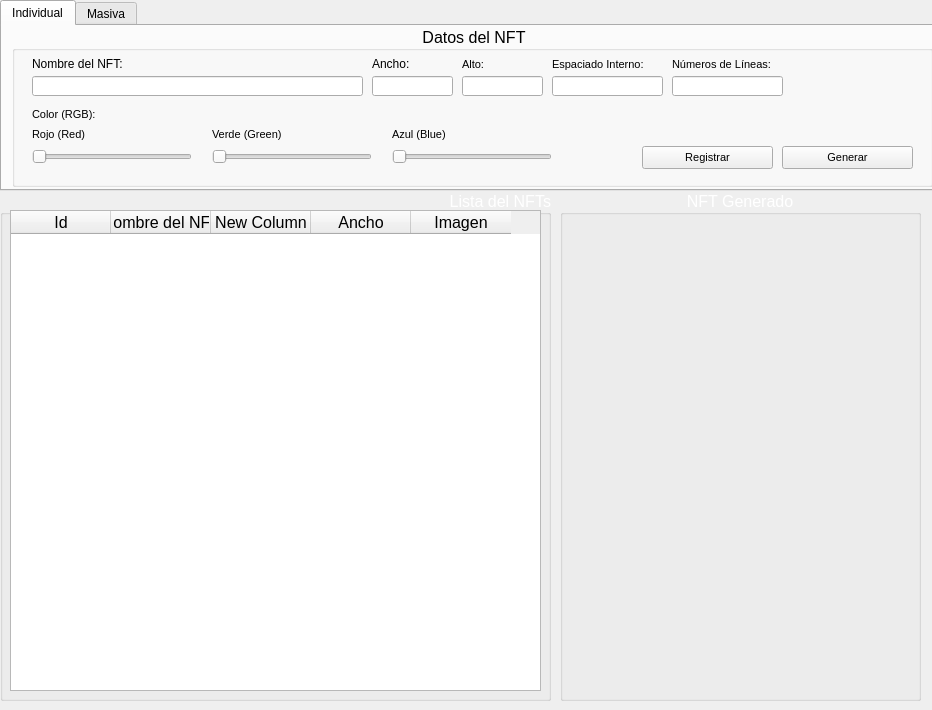
<?xml version="1.0" encoding="UTF-8"?>
<ui version="4.0">
    <class>MainGeneradorNFT</class>
    <widget class="QMainWindow" name="MainGeneradorNFT">
        <property name="geometry">
            <rect>
                <x>0</x>
                <y>0</y>
                <width>932</width>
                <height>710</height>
            </rect>
        </property>
        <property name="windowTitle">
            <string>MainWindow</string>
        </property>
        <widget class="QWidget" name="centralwidget">
            <widget class="QLabel" name="label">
                <property name="geometry">
                    <rect>
                        <x>0</x>
                        <y>0</y>
                        <width>1461</width>
                        <height>711</height>
                    </rect>
                </property>
                <property name="styleSheet">
                    <string notr="true">background-image: url(:/images/background-image-nft.jpg);</string>
                </property>
                <property name="text">
                    <string/>
                </property>
            </widget>
            <widget class="QGroupBox" name="grpDatos_2">
                <property name="geometry">
                    <rect>
                        <x>0</x>
                        <y>190</y>
                        <width>551</width>
                        <height>511</height>
                    </rect>
                </property>
                <property name="palette">
                    <palette>
                        <active>
                            <colorrole role="WindowText">
                                <brush brushstyle="SolidPattern">
                                    <color alpha="255">
                                        <red>255</red>
                                        <green>255</green>
                                        <blue>255</blue>
                                    </color>
                                </brush>
                            </colorrole>
                        </active>
                        <inactive>
                            <colorrole role="WindowText">
                                <brush brushstyle="SolidPattern">
                                    <color alpha="255">
                                        <red>255</red>
                                        <green>255</green>
                                        <blue>255</blue>
                                    </color>
                                </brush>
                            </colorrole>
                        </inactive>
                        <disabled>
                            <colorrole role="WindowText">
                                <brush brushstyle="SolidPattern">
                                    <color alpha="255">
                                        <red>120</red>
                                        <green>120</green>
                                        <blue>120</blue>
                                    </color>
                                </brush>
                            </colorrole>
                        </disabled>
                    </palette>
                </property>
                <property name="font">
                    <font>
                        <pointsize>12</pointsize>
                    </font>
                </property>
                <property name="title">
                    <string>Lista del NFTs</string>
                </property>
                <property name="alignment">
                    <set>Qt::AlignRight|Qt::AlignTrailing|Qt::AlignVCenter</set>
                </property>
                <widget class="QTableWidget" name="tblNFT">
                    <property name="geometry">
                        <rect>
                            <x>10</x>
                            <y>20</y>
                            <width>531</width>
                            <height>481</height>
                        </rect>
                    </property>
                    <column>
                        <property name="text">
                            <string>Id</string>
                        </property>
                    </column>
                    <column>
                        <property name="text">
                            <string>Nombre del NFT</string>
                        </property>
                    </column>
                    <column>
                        <property name="text">
                            <string>New Column</string>
                        </property>
                    </column>
                    <column>
                        <property name="text">
                            <string>Ancho</string>
                        </property>
                    </column>
                    <column>
                        <property name="text">
                            <string>Imagen</string>
                        </property>
                    </column>
                </widget>
            </widget>
            <widget class="QGroupBox" name="grpDatos_3">
                <property name="geometry">
                    <rect>
                        <x>560</x>
                        <y>190</y>
                        <width>361</width>
                        <height>511</height>
                    </rect>
                </property>
                <property name="palette">
                    <palette>
                        <active>
                            <colorrole role="WindowText">
                                <brush brushstyle="SolidPattern">
                                    <color alpha="255">
                                        <red>255</red>
                                        <green>255</green>
                                        <blue>255</blue>
                                    </color>
                                </brush>
                            </colorrole>
                        </active>
                        <inactive>
                            <colorrole role="WindowText">
                                <brush brushstyle="SolidPattern">
                                    <color alpha="255">
                                        <red>255</red>
                                        <green>255</green>
                                        <blue>255</blue>
                                    </color>
                                </brush>
                            </colorrole>
                        </inactive>
                        <disabled>
                            <colorrole role="WindowText">
                                <brush brushstyle="SolidPattern">
                                    <color alpha="255">
                                        <red>120</red>
                                        <green>120</green>
                                        <blue>120</blue>
                                    </color>
                                </brush>
                            </colorrole>
                        </disabled>
                    </palette>
                </property>
                <property name="font">
                    <font>
                        <pointsize>12</pointsize>
                    </font>
                </property>
                <property name="styleSheet">
                    <string notr="true"/>
                </property>
                <property name="title">
                    <string>NFT Generado</string>
                </property>
                <property name="alignment">
                    <set>Qt::AlignCenter</set>
                </property>
                <widget class="QLabel" name="lblImage">
                    <property name="geometry">
                        <rect>
                            <x>10</x>
                            <y>20</y>
                            <width>341</width>
                            <height>481</height>
                        </rect>
                    </property>
                    <property name="text">
                        <string/>
                    </property>
                </widget>
            </widget>
            <widget class="QTabWidget" name="tabWidget">
                <property name="geometry">
                    <rect>
                        <x>0</x>
                        <y>0</y>
                        <width>941</width>
                        <height>191</height>
                    </rect>
                </property>
                <property name="contextMenuPolicy">
                    <enum>Qt::DefaultContextMenu</enum>
                </property>
                <property name="currentIndex">
                    <number>0</number>
                </property>
                <widget class="QWidget" name="tab">
                    <attribute name="title">
                        <string>Individual</string>
                    </attribute>
                    <widget class="QGroupBox" name="grpDatos">
                        <property name="geometry">
                            <rect>
                                <x>10</x>
                                <y>0</y>
                                <width>921</width>
                                <height>161</height>
                            </rect>
                        </property>
                        <property name="palette">
                            <palette>
                                <active>
                                    <colorrole role="WindowText">
                                        <brush brushstyle="SolidPattern">
                                            <color alpha="255">
                                                <red>0</red>
                                                <green>0</green>
                                                <blue>0</blue>
                                            </color>
                                        </brush>
                                    </colorrole>
                                    <colorrole role="Text">
                                        <brush brushstyle="SolidPattern">
                                            <color alpha="255">
                                                <red>0</red>
                                                <green>0</green>
                                                <blue>0</blue>
                                            </color>
                                        </brush>
                                    </colorrole>
                                    <colorrole role="ButtonText">
                                        <brush brushstyle="SolidPattern">
                                            <color alpha="255">
                                                <red>0</red>
                                                <green>0</green>
                                                <blue>0</blue>
                                            </color>
                                        </brush>
                                    </colorrole>
                                </active>
                                <inactive>
                                    <colorrole role="WindowText">
                                        <brush brushstyle="SolidPattern">
                                            <color alpha="255">
                                                <red>0</red>
                                                <green>0</green>
                                                <blue>0</blue>
                                            </color>
                                        </brush>
                                    </colorrole>
                                    <colorrole role="Text">
                                        <brush brushstyle="SolidPattern">
                                            <color alpha="255">
                                                <red>0</red>
                                                <green>0</green>
                                                <blue>0</blue>
                                            </color>
                                        </brush>
                                    </colorrole>
                                    <colorrole role="ButtonText">
                                        <brush brushstyle="SolidPattern">
                                            <color alpha="255">
                                                <red>0</red>
                                                <green>0</green>
                                                <blue>0</blue>
                                            </color>
                                        </brush>
                                    </colorrole>
                                </inactive>
                                <disabled>
                                    <colorrole role="WindowText">
                                        <brush brushstyle="SolidPattern">
                                            <color alpha="255">
                                                <red>0</red>
                                                <green>0</green>
                                                <blue>0</blue>
                                            </color>
                                        </brush>
                                    </colorrole>
                                    <colorrole role="Text">
                                        <brush brushstyle="SolidPattern">
                                            <color alpha="255">
                                                <red>0</red>
                                                <green>0</green>
                                                <blue>0</blue>
                                            </color>
                                        </brush>
                                    </colorrole>
                                    <colorrole role="ButtonText">
                                        <brush brushstyle="SolidPattern">
                                            <color alpha="255">
                                                <red>0</red>
                                                <green>0</green>
                                                <blue>0</blue>
                                            </color>
                                        </brush>
                                    </colorrole>
                                </disabled>
                            </palette>
                        </property>
                        <property name="font">
                            <font>
                                <pointsize>12</pointsize>
                            </font>
                        </property>
                        <property name="styleSheet">
                            <string notr="true">color: rgb(0, 0, 0);</string>
                        </property>
                        <property name="title">
                            <string>Datos del NFT</string>
                        </property>
                        <property name="alignment">
                            <set>Qt::AlignCenter</set>
                        </property>
                        <widget class="QLabel" name="label_3">
                            <property name="geometry">
                                <rect>
                                    <x>360</x>
                                    <y>30</y>
                                    <width>81</width>
                                    <height>16</height>
                                </rect>
                            </property>
                            <property name="text">
                                <string>Ancho:</string>
                            </property>
                        </widget>
                        <widget class="QLabel" name="label_5">
                            <property name="geometry">
                                <rect>
                                    <x>20</x>
                                    <y>30</y>
                                    <width>151</width>
                                    <height>16</height>
                                </rect>
                            </property>
                            <property name="text">
                                <string>Nombre del NFT:</string>
                            </property>
                        </widget>
                        <widget class="QLineEdit" name="txtNombreNFT">
                            <property name="geometry">
                                <rect>
                                    <x>20</x>
                                    <y>50</y>
                                    <width>331</width>
                                    <height>20</height>
                                </rect>
                            </property>
                        </widget>
                        <widget class="QLineEdit" name="txtAncho">
                            <property name="geometry">
                                <rect>
                                    <x>360</x>
                                    <y>50</y>
                                    <width>81</width>
                                    <height>20</height>
                                </rect>
                            </property>
                        </widget>
                        <widget class="QLineEdit" name="txtAlto">
                            <property name="geometry">
                                <rect>
                                    <x>450</x>
                                    <y>50</y>
                                    <width>81</width>
                                    <height>20</height>
                                </rect>
                            </property>
                        </widget>
                        <widget class="QLabel" name="label_6">
                            <property name="geometry">
                                <rect>
                                    <x>450</x>
                                    <y>30</y>
                                    <width>81</width>
                                    <height>16</height>
                                </rect>
                            </property>
                            <property name="font">
                                <font>
                                    <pointsize>8</pointsize>
                                </font>
                            </property>
                            <property name="text">
                                <string>Alto:</string>
                            </property>
                        </widget>
                        <widget class="QLabel" name="label_7">
                            <property name="geometry">
                                <rect>
                                    <x>540</x>
                                    <y>30</y>
                                    <width>101</width>
                                    <height>16</height>
                                </rect>
                            </property>
                            <property name="font">
                                <font>
                                    <pointsize>8</pointsize>
                                </font>
                            </property>
                            <property name="text">
                                <string>Espaciado Interno:</string>
                            </property>
                        </widget>
                        <widget class="QLineEdit" name="txtEspaciadoInterno">
                            <property name="geometry">
                                <rect>
                                    <x>540</x>
                                    <y>50</y>
                                    <width>111</width>
                                    <height>20</height>
                                </rect>
                            </property>
                        </widget>
                        <widget class="QLabel" name="label_8">
                            <property name="geometry">
                                <rect>
                                    <x>660</x>
                                    <y>30</y>
                                    <width>101</width>
                                    <height>16</height>
                                </rect>
                            </property>
                            <property name="font">
                                <font>
                                    <pointsize>8</pointsize>
                                </font>
                            </property>
                            <property name="text">
                                <string>Números de Líneas:</string>
                            </property>
                        </widget>
                        <widget class="QLineEdit" name="txtNumeroLineas">
                            <property name="geometry">
                                <rect>
                                    <x>660</x>
                                    <y>50</y>
                                    <width>111</width>
                                    <height>20</height>
                                </rect>
                            </property>
                        </widget>
                        <widget class="QSlider" name="sldRed">
                            <property name="geometry">
                                <rect>
                                    <x>20</x>
                                    <y>120</y>
                                    <width>160</width>
                                    <height>22</height>
                                </rect>
                            </property>
                            <property name="maximum">
                                <number>255</number>
                            </property>
                            <property name="orientation">
                                <enum>Qt::Horizontal</enum>
                            </property>
                        </widget>
                        <widget class="QLabel" name="label_9">
                            <property name="geometry">
                                <rect>
                                    <x>20</x>
                                    <y>80</y>
                                    <width>151</width>
                                    <height>16</height>
                                </rect>
                            </property>
                            <property name="font">
                                <font>
                                    <pointsize>8</pointsize>
                                </font>
                            </property>
                            <property name="text">
                                <string>Color (RGB):</string>
                            </property>
                        </widget>
                        <widget class="QLabel" name="label_10">
                            <property name="geometry">
                                <rect>
                                    <x>20</x>
                                    <y>100</y>
                                    <width>161</width>
                                    <height>16</height>
                                </rect>
                            </property>
                            <property name="font">
                                <font>
                                    <pointsize>8</pointsize>
                                </font>
                            </property>
                            <property name="text">
                                <string>Rojo (Red)</string>
                            </property>
                        </widget>
                        <widget class="QLabel" name="label_11">
                            <property name="geometry">
                                <rect>
                                    <x>200</x>
                                    <y>100</y>
                                    <width>161</width>
                                    <height>16</height>
                                </rect>
                            </property>
                            <property name="font">
                                <font>
                                    <pointsize>8</pointsize>
                                </font>
                            </property>
                            <property name="text">
                                <string>Verde (Green)</string>
                            </property>
                        </widget>
                        <widget class="QSlider" name="sldGreen">
                            <property name="geometry">
                                <rect>
                                    <x>200</x>
                                    <y>120</y>
                                    <width>160</width>
                                    <height>22</height>
                                </rect>
                            </property>
                            <property name="maximum">
                                <number>255</number>
                            </property>
                            <property name="orientation">
                                <enum>Qt::Horizontal</enum>
                            </property>
                        </widget>
                        <widget class="QLabel" name="label_12">
                            <property name="geometry">
                                <rect>
                                    <x>380</x>
                                    <y>100</y>
                                    <width>161</width>
                                    <height>16</height>
                                </rect>
                            </property>
                            <property name="font">
                                <font>
                                    <pointsize>8</pointsize>
                                </font>
                            </property>
                            <property name="text">
                                <string>Azul (Blue)</string>
                            </property>
                        </widget>
                        <widget class="QSlider" name="sldBlue">
                            <property name="geometry">
                                <rect>
                                    <x>380</x>
                                    <y>120</y>
                                    <width>160</width>
                                    <height>22</height>
                                </rect>
                            </property>
                            <property name="maximum">
                                <number>255</number>
                            </property>
                            <property name="orientation">
                                <enum>Qt::Horizontal</enum>
                            </property>
                        </widget>
                        <widget class="QPushButton" name="RegistrarNFT">
                            <property name="geometry">
                                <rect>
                                    <x>630</x>
                                    <y>120</y>
                                    <width>131</width>
                                    <height>23</height>
                                </rect>
                            </property>
                            <property name="font">
                                <font>
                                    <pointsize>8</pointsize>
                                </font>
                            </property>
                            <property name="text">
                                <string>Registrar</string>
                            </property>
                        </widget>
                        <widget class="QPushButton" name="btnGenerarNFT">
                            <property name="geometry">
                                <rect>
                                    <x>770</x>
                                    <y>120</y>
                                    <width>131</width>
                                    <height>23</height>
                                </rect>
                            </property>
                            <property name="font">
                                <font>
                                    <pointsize>8</pointsize>
                                </font>
                            </property>
                            <property name="text">
                                <string>Generar</string>
                            </property>
                        </widget>
                    </widget>
                </widget>
                <widget class="QWidget" name="tab_2">
                    <attribute name="title">
                        <string>Masiva</string>
                    </attribute>
                    <widget class="QLineEdit" name="txtCantidadNFTs">
                        <property name="geometry">
                            <rect>
                                <x>20</x>
                                <y>40</y>
                                <width>101</width>
                                <height>21</height>
                            </rect>
                        </property>
                    </widget>
                    <widget class="QLabel" name="label_13">
                        <property name="geometry">
                            <rect>
                                <x>20</x>
                                <y>20</y>
                                <width>151</width>
                                <height>16</height>
                            </rect>
                        </property>
                        <property name="text">
                            <string>Cantidad de NFT's:</string>
                        </property>
                    </widget>
                    <widget class="QPushButton" name="btnGenerarMasivo">
                        <property name="geometry">
                            <rect>
                                <x>130</x>
                                <y>40</y>
                                <width>131</width>
                                <height>23</height>
                            </rect>
                        </property>
                        <property name="font">
                            <font>
                                <pointsize>8</pointsize>
                            </font>
                        </property>
                        <property name="text">
                            <string>Generar y Registrar</string>
                        </property>
                    </widget>
                </widget>
            </widget>
        </widget>
    </widget>
    <resources>
        <include location="../assets/images/resources.qrc"/>
    </resources>
    <connections/>
</ui>
